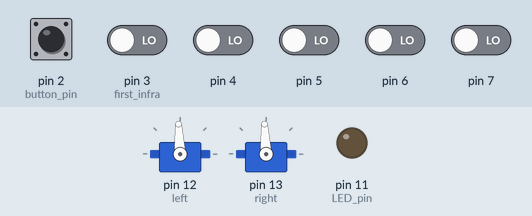
Recording of a program running on a simulated Arduino Uno, built with avr-gcc and run on an emulated ATmega328P. On the bench: 2 × servo, output pins drawn as LEDs (lit = HIGH). The test bench sets the inputs (shaded band); at power-on: pin 2 (button_pin) HIGH, pin 3 (first_infra), pin 4–7 LOW. What the program prints to the serial monitor is not drawn.

Above: at 4.5 s.
4.6 s: pin 2 (button_pin) pulled LOW for 0.15 s
At 5.4 s:
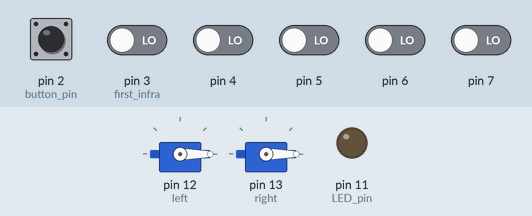
6.2 s: pin 4 driven HIGH
At 7.4 s:
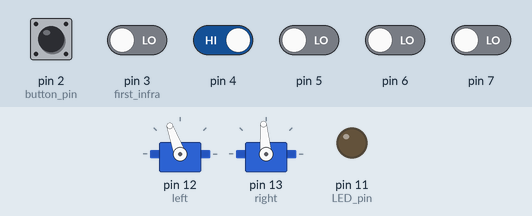
7.7 s: pin 6 driven HIGH
At 8.9 s:
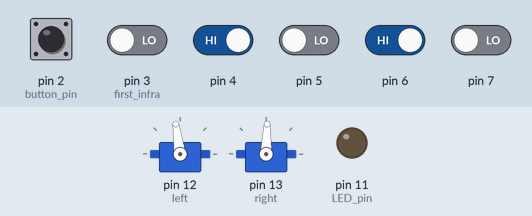
9.2 s: pin 4 driven LOW
At 10.5 s:
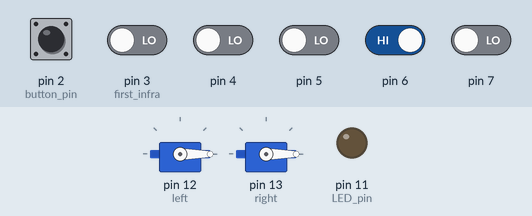
Timing chart, 0 to 11.7 s (numbered marks = the images above; inputs shaded):
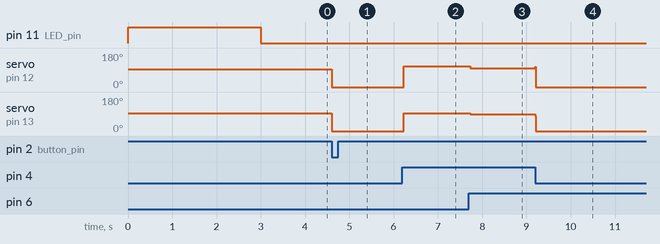

Measured:
- after the input at 4.6 s, servo on pin 12 (left), servo on pin 13 (right): 93° → 0° at once
- after the input at 6.2 s, servo on pin 12 (left): 0° → 110° at once; servo on pin 13 (right): 0° → 95° at once
- after the input at 7.7 s, servo on pin 12 (left): 110° → 98° at once; servo on pin 13 (right): 95° → 88° at once
- after the input at 9.2 s, servo on pin 12 (left): 98° → 0° at once; servo on pin 13 (right): 88° → 0° at once

The program:

main.cpp
```cpp
#include <Arduino.h>
#include <Servo.h>

#define button_pin 2
#define LED_pin 11
#define first_infra 3
#define timeout_delay 1000
#define STOP_SPEED 1500
#define DIST_PASS_MARK 500
#define DIST_PASS_MERGE 900
#define DIST_PASS_FORK 900
#define COMPENSATION_DELAY 50
#define SPLIT_CURVE 60
#define SPLIT_SPEED 30
#define MOVE_CURVE 100
#define MOVE_SPEED 80
Servo left;
Servo right;

bool ir_sensors[5];
bool start = false;
bool find_middle = false;
size_t timeout_ = 0;
enum Dir { LEFT, RIGHT };
Dir route_;
enum State { STANDARD, FORK, CROSS_EXPECTED, PASS_MARKER, STOP };
State state_;
bool turn_based_on_marks = true;
Dir last_dir = LEFT;

void LEDOn() { digitalWrite(11, HIGH); }
void LEDOff() { digitalWrite(11, LOW); }
void LEDBlink(size_t blinks) {
  LEDOff();
  for (size_t i = 0; i < blinks; ++i) {
    LEDOn();
    delay(100);
    LEDOff();
    delay(100);
  }
}
bool buttonDown() { return !digitalRead(button_pin); }

size_t countPresses() {
  unsigned long start = millis();
  bool down = false;
  size_t presses = 0;
  while (millis() - start < 3000) {
    if (buttonDown() && down == false) {
      ++presses;
      down = true;
    } else {
      down = false;
    }
    delay(100);
  }
  return presses;
}

void forward(int speed = 200) {
  left.write(STOP_SPEED + speed);
  right.write(STOP_SPEED - speed);
}

void backward(int speed = 200) {
  left.write(STOP_SPEED - speed);
  right.write(STOP_SPEED + speed);
}

void stop() {
  left.write(STOP_SPEED);
  right.write(STOP_SPEED);
}
int getDir(Dir dir) { return dir == LEFT ? -1 : 1; }

/* inplace turning */
void turn90(Dir dir, unsigned int speed) {
  left.write((STOP_SPEED + speed) * getDir(dir));
  right.write((STOP_SPEED + speed) * getDir(dir));
}

/* turning on smoother curve */
void turnCurve(unsigned int slope, Dir dir, unsigned int speed = 50) {
  left.write((STOP_SPEED + speed + slope) * getDir(dir));
  right.write((STOP_SPEED - speed + slope) * getDir(dir));
}

void debugInfra() {
  for (int i = 0; i < sizeof(ir_sensors); ++i) {
    Serial.print(!ir_sensors[i]);
    Serial.print(' ');
  }
  Serial.println();
}

void readInfra() {
  for (int i = 0; i < sizeof(ir_sensors); ++i) {
    ir_sensors[i] = !digitalRead(first_infra + i);
  }
}

// Detects hint on the right side
bool markIsRight() {
  if (ir_sensors[4] && !ir_sensors[1] && !ir_sensors[3]) {
    return true;
  }
  return false;
}

// Detects hint on the left side
bool markIsLeft() {
  if (ir_sensors[0] && !ir_sensors[1] && !ir_sensors[3]) {
    return true;
  }
  return false;
}

// rotate while the sensor with sensor_id has value of on_line
// slope 100 - 90deg turning
void rotateWhileSensor(bool on_line, int sensor_id, unsigned int slope, Dir dir,
                       unsigned int speed = 50) {
  while (ir_sensors[sensor_id] == on_line) {
    if (slope == 100)
      turn90(dir, speed);
    else
      turnCurve(slope, dir, speed);
    delay(5);
    readInfra();
  }
  stop();
}
// move forwad until the sensor with sensor_id hase value of on_line
void forwardWhileSensor(bool on_line, int sensor_id, int speed) {
  while (ir_sensors[sensor_id] == on_line) {
    forward(speed);
    delay(5);
    readInfra();
  }
  stop();
}

// call arbitrary function for specified number of seconds
void doAction(void fce(), unsigned int ms) {
  unsigned long start = millis();
  while (millis() - start < ms) {
    fce();
  }
}

// Detects road split
bool splitRoads() {
  if (ir_sensors[0] || ir_sensors[4])
    return true;
  else
    return false;
}
// Detects two road merge
bool mergeRoads() {
  if ((ir_sensors[1] && ir_sensors[3]) || (ir_sensors[2] && ir_sensors[4]) ||
      (ir_sensors[2] && ir_sensors[0]))
    //  if ((ir_sensors[1] && ir_sensors[3]))
    return true;
  return false;
}
bool isTimeout() {
  if (timeout_ > 0) {
    --timeout_;
    return true;
  }
  return false;
}

bool shakeOnMergeRoads() {
  if (ir_sensors[0] || ir_sensors[4]) {
    unsigned long start = millis();
    while (millis() - start < 200) {
      turnCurve(100, RIGHT);
      readInfra();
      if (mergeRoads())
        return true;
    }
    start = millis();
    while (millis() - start < 400) {
      turnCurve(100, LEFT);
      readInfra();
      if (mergeRoads())
        return true;
    }
    start = millis();
    while (millis() - start < 200) {
      turnCurve(100, RIGHT);
      readInfra();
      if (mergeRoads())
        return true;
    }
  }
  return false;
}

void setup() {
  // initialize serial and wait for port to open:
  Serial.begin(115200);
  left.attach(12);
  right.attach(13);
  // button
  pinMode(button_pin, INPUT_PULLUP);
  // LED
  pinMode(LED_pin, OUTPUT);
  stop();
  // setup infa array
  for (int i = first_infra; i < first_infra + sizeof(ir_sensors); ++i) {
    pinMode(i, INPUT);
  }

  LEDOn();
  size_t presses = countPresses();
  Serial.println(presses);
  LEDOff();
  delay(300);
  LEDBlink(presses);
  turn_based_on_marks = true;
  if (presses == 2) {
    turn_based_on_marks = false;
  }
}
// standard line following on line without forks and merges
void execStandard() {
  if (find_middle) {
    if (ir_sensors[2])
      find_middle = false;
    else
      return;
  }
  if (ir_sensors[1]) {
    turnCurve(MOVE_CURVE, LEFT, MOVE_SPEED);
    delay(COMPENSATION_DELAY);
    last_dir = LEFT;
  } else if (ir_sensors[3]) {
    turnCurve(MOVE_CURVE, RIGHT, MOVE_SPEED);
    last_dir = RIGHT;
    delay(COMPENSATION_DELAY);
  } else if (ir_sensors[2]) {
    forward(50);
  } else { // finding line
           //  if (last_dir == LEFT)
    turn90(LEFT, 30);
    //  else
    //    turn90(RIGHT, 30);
  }
}

// standard line following with additional read of infra sensors in every call
// of this method. Used mostly in doAction method
void execStandardSensorRead() {
  readInfra();
  execStandard();
}

// uses only right sensor to line follow. It is used in doAction.
void execStandardLeft() {
  readInfra();
  if (ir_sensors[3]) {
    turnCurve(MOVE_CURVE, RIGHT, MOVE_SPEED);
    last_dir = RIGHT;
    delay(COMPENSATION_DELAY);
  } else if (ir_sensors[2]) {
    forward(50);
  } else { // finding line
    turn90(LEFT, 30);
    last_dir = LEFT;
  }
}
// uses only left sensor to line follow. It is used in doAction.
void execStandardRight() {
  readInfra();
  if (ir_sensors[1]) {
    turnCurve(MOVE_CURVE, LEFT, MOVE_SPEED);
    last_dir = LEFT;
    delay(COMPENSATION_DELAY);
  } else if (ir_sensors[2]) {
    forward(50);
  } else { // finding line
    turn90(RIGHT, 30);
    last_dir = RIGHT;
  }
}

void execExpectingCrossroads() { forward(150); }
void execOnFork() { execStandard(); }
void execPassMarker() { execStandard(); }

void loop() {
  readInfra();
  // Serial.println(buttonDown());
  // debugInfra();
  // if (mergeRoads()) {
  //   LEDOn();
  // } else {
  //   LEDOff();
  // }
  // pprogram starts after the button is pressed
  if (buttonDown()) {
    start = true;
  }
  if (!start) {
    stop();
    return;
  }

  switch (state_) {
  case STANDARD:
    // This state describes robot movement on regular line. It also searches for
    // hints in order to change the state.
    if (markIsLeft()) {
      // doAction(stop, 2000);
      // select route based on marker side or oposite if it is configured in
      // setup phase
      if (turn_based_on_marks)
        route_ = LEFT;
      else
        route_ = RIGHT;
      state_ = PASS_MARKER;
      doAction(execStandardSensorRead, DIST_PASS_MARK);
    } else if (markIsRight()) {
      // doAction(stop, 2000);
      // select route based on marker side or oposite if it is configured in
      // setup phase
      if (turn_based_on_marks)
        route_ = RIGHT;
      else
        route_ = LEFT;
      state_ = PASS_MARKER;
      doAction(execStandardSensorRead, DIST_PASS_MARK);
    } else {
      state_ = STANDARD;
      execStandard();
    }
    break;
  case CROSS_EXPECTED:
    // This state is used after sucesfull hint detection. The robot moves to
    // crossroads and selects correct path.
    if (splitRoads()) {
      // doAction(stop, 2000);
      if (route_ == LEFT) {
        rotateWhileSensor(false, 4, SPLIT_CURVE, LEFT, SPLIT_SPEED);
        rotateWhileSensor(true, 4, SPLIT_CURVE, LEFT, SPLIT_SPEED);
        rotateWhileSensor(false, 4, SPLIT_CURVE, LEFT, SPLIT_SPEED);
        rotateWhileSensor(false, 2, 100, RIGHT);
      } else {
        rotateWhileSensor(false, 0, SPLIT_CURVE, RIGHT, SPLIT_SPEED);
        rotateWhileSensor(true, 0, SPLIT_CURVE, RIGHT, SPLIT_SPEED);
        rotateWhileSensor(false, 0, SPLIT_CURVE, RIGHT, SPLIT_SPEED);
        rotateWhileSensor(false, 2, 100, LEFT);
      }
      doAction(execStandardSensorRead, DIST_PASS_FORK);
      // doAction(stop, 2000);

      state_ = FORK;
    } else {
      state_ = CROSS_EXPECTED;
      execExpectingCrossroads();
    }
    break;
  case FORK:
    // this state is used when the robot detected crossroad and is on one of the
    // two possible paths (forks)
    LEDOn();
    if (mergeRoads()) {
      // two paths are merging together.
      if (route_ == RIGHT) {
        doAction(execStandardLeft, DIST_PASS_MERGE);
      } else {
        doAction(execStandardRight, DIST_PASS_MERGE);
      }
      // doAction(stop, 2000);
      state_ = STANDARD;
      LEDOff();
    } else {
      state_ = FORK;
      execOnFork();
    }
    break;

  case PASS_MARKER:
    // This state helps to the robot to pass the hint marker.
    // multiple times.
    if (markIsLeft() || markIsRight()) {
      state_ = PASS_MARKER;
      execStandard();
    } else {
      state_ = CROSS_EXPECTED;
      execExpectingCrossroads();
    }
    break;
  default:
    stop();
    break;
  }
  delay(10);
}
```
